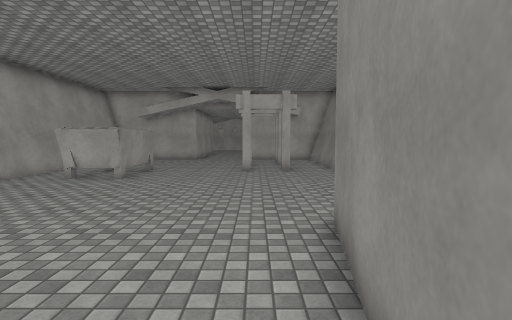
View 1 (above)

15 first-person views from a walk through a Unity game level. The camera is 1.5 m above the floor, tilts 4° down and sees 80° across. The floor is counted in squares, 1 m on a side. Each view is taken from the middle of a square. On the plan, view 1 faces up. The plan holds only what a view shows up to about 15 squares ahead; the rest is blank. The place goes on beyond the plan. The player character is not drawn. Surface patterns are stand-ins for the level's own textures.

View 2
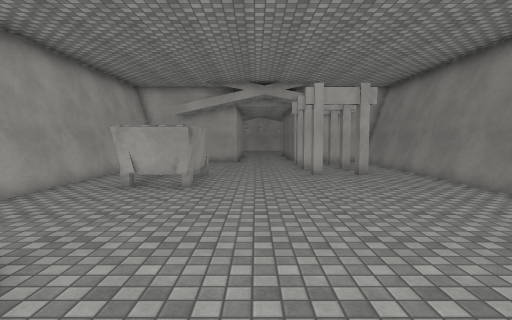

View 3
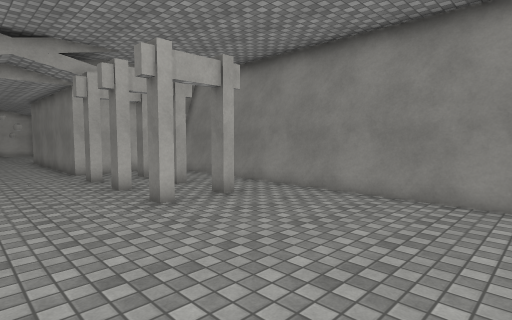

View 4
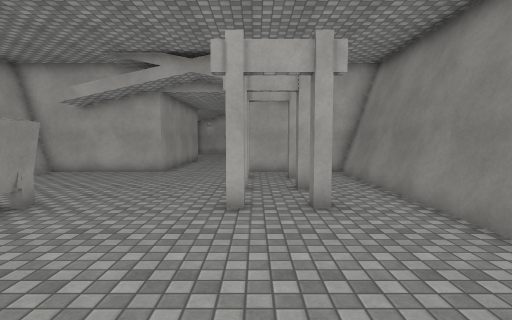

View 5
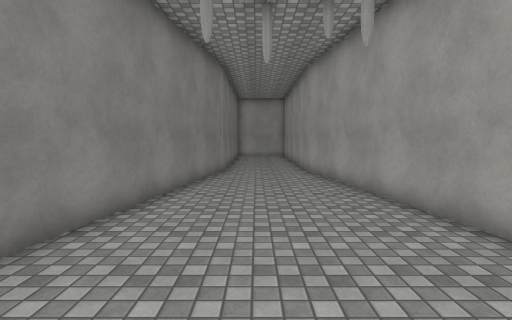

View 6
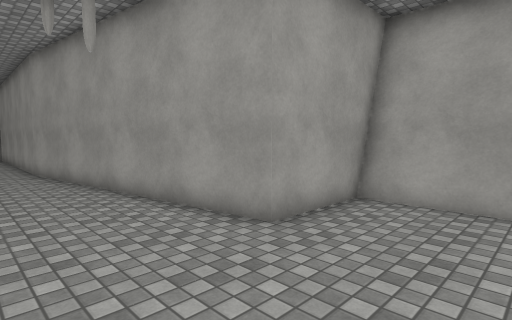

View 7
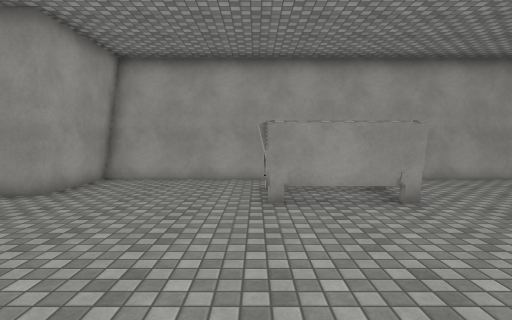

View 8
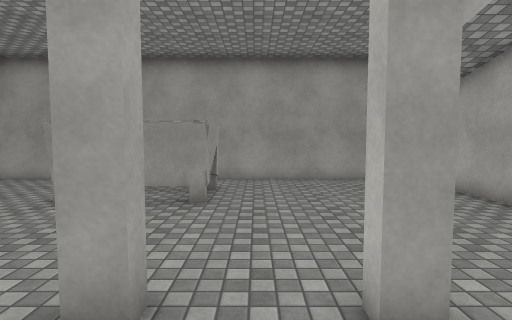

View 9
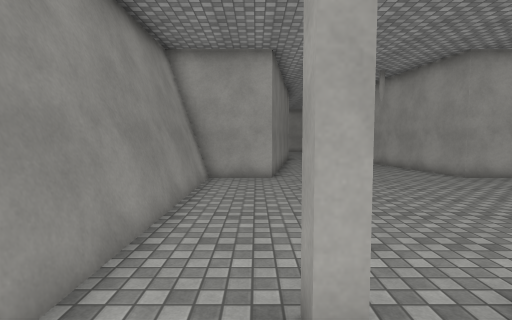

View 10
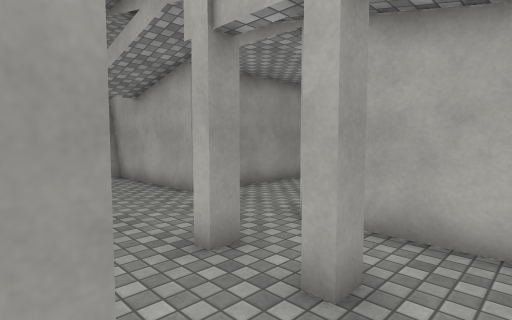

View 11
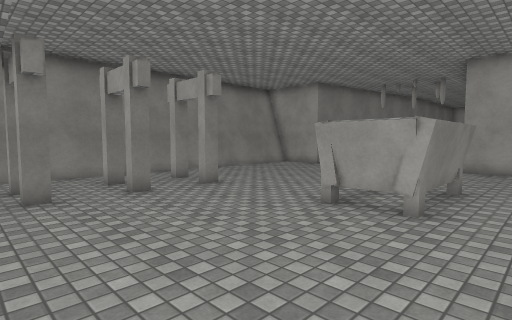

View 12
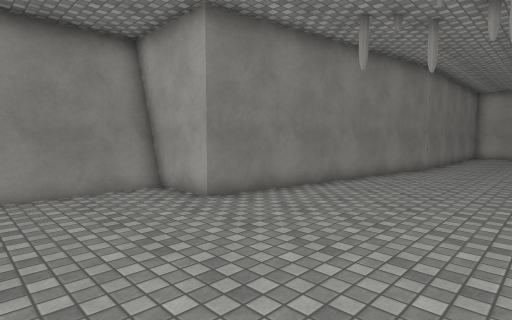

View 13
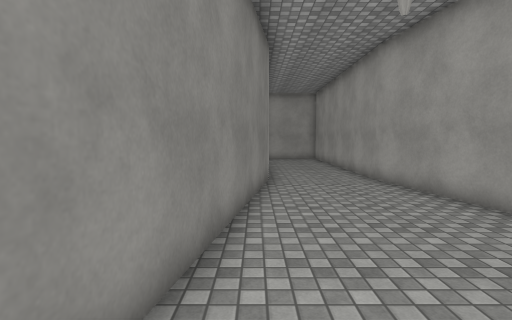

View 14
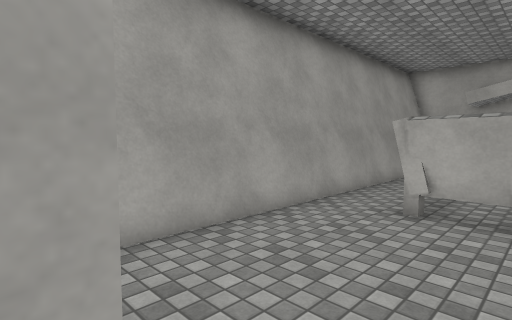

View 15
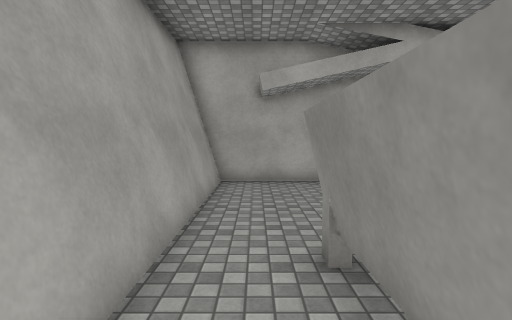

### Floor plan
Points are (right, up) in squares from view 1. A wall is a line through its corners. A room is listed if a view was taken in it or the views show most of it. See-through windows are left out.
Room 1 (views 1, 2, 3, 4, 5, 6, 7, 8, 9, 10, 11, 12, 13, 14, 15)
walls: (-5, 11.2) (-7.2, 11.2) (-7.2, 14.8) (-5, 14.8) (-5, 11.2); (-0.6, 14.5) (-0.6, 15) (-0.3, 15) (-0.3, 14.5) (-0.6, 14.5); (1.2, 14.5) (1.2, 15) (1.6, 15) (1.6, 14.5) (1.2, 14.5); (-7.2, 15) (-5, 15); (-0.6, 17) (-0.6, 17.5) (-0.3, 17.5) (-0.3, 17) (-0.6, 17); (1.2, 17) (1.2, 17.5) (1.6, 17.5) (1.6, 17) (1.2, 17); (4.1, 5.2) (4.1, 21.8); (-0.6, 19.4) (-0.6, 19.9) (-0.3, 19.9) (-0.3, 19.4) (-0.6, 19.4); (1.2, 19.4) (1.2, 19.9) (1.6, 19.9) (1.6, 19.4) (1.2, 19.4); (-4.2, 22.5) (-4.2, 21.7) (-9.6, 21.7) (-9.6, 5.4) (-6, 5.4) (-4.4, -6.2); (-9.5, 21.8) (-9.5, 5.4); (-0.5, -6.2) (1.4, 5.4) (4.2, 5.4) (4.2, 21.7) (-0.6, 21.7) (-0.6, 22.5)

Where each view was taken, in squares from view 1:
view 1: 0 up, 0 right, facing up
view 2: 2 up, 3 left, facing up
view 3: 8 up, 4 left, facing up-right
view 4: 8 up, 0 right, facing up
view 5: 8 up, 2 left, facing down
view 6: 9 up, 2 left, facing down-left
view 7: 11 up, 2 right, facing left
view 8: 16 up, 2 right, facing left
view 9: 17 up, 2 right, facing down
view 10: 17 up, 3 right, facing up-left
view 11: 21 up, 9 left, facing down-right
view 12: 10 up, 5 left, facing down-right
view 13: 5 up, 0 right, facing down
view 14: 5 up, 5 left, facing up-left
view 15: 11 up, 8 left, facing up
